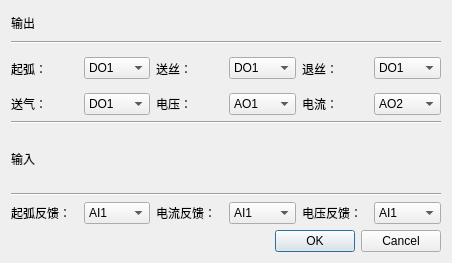
<?xml version="1.0" encoding="UTF-8"?>
<ui version="4.0">
 <class>WeldIOSetDlg</class>
 <widget class="QDialog" name="WeldIOSetDlg">
  <property name="geometry">
   <rect>
    <x>0</x>
    <y>0</y>
    <width>452</width>
    <height>263</height>
   </rect>
  </property>
  <property name="windowTitle">
   <string>焊机IO配置</string>
  </property>
  <layout class="QVBoxLayout" name="verticalLayout_4">
   <item>
    <layout class="QVBoxLayout" name="verticalLayout_3">
     <item>
      <layout class="QVBoxLayout" name="verticalLayout">
       <item>
        <widget class="QLabel" name="label">
         <property name="styleSheet">
          <string notr="true">font: 25 12pt &quot;Adobe 宋体 Std L&quot;;</string>
         </property>
         <property name="text">
          <string>输出</string>
         </property>
        </widget>
       </item>
       <item>
        <widget class="Line" name="line_2">
         <property name="orientation">
          <enum>Qt::Horizontal</enum>
         </property>
        </widget>
       </item>
       <item>
        <layout class="QHBoxLayout" name="horizontalLayout">
         <item>
          <widget class="QLabel" name="label_2">
           <property name="minimumSize">
            <size>
             <width>57</width>
             <height>37</height>
            </size>
           </property>
           <property name="text">
            <string>起弧：</string>
           </property>
          </widget>
         </item>
         <item>
          <widget class="QComboBox" name="comboBox_Out_qihu">
           <item>
            <property name="text">
             <string>DO1</string>
            </property>
           </item>
           <item>
            <property name="text">
             <string>DO2</string>
            </property>
           </item>
           <item>
            <property name="text">
             <string>DO3</string>
            </property>
           </item>
           <item>
            <property name="text">
             <string>DO4</string>
            </property>
           </item>
           <item>
            <property name="text">
             <string>DO5</string>
            </property>
           </item>
           <item>
            <property name="text">
             <string>DO6</string>
            </property>
           </item>
           <item>
            <property name="text">
             <string>DO7</string>
            </property>
           </item>
           <item>
            <property name="text">
             <string>DO8</string>
            </property>
           </item>
          </widget>
         </item>
         <item>
          <widget class="QLabel" name="label_3">
           <property name="text">
            <string>送丝：</string>
           </property>
          </widget>
         </item>
         <item>
          <widget class="QComboBox" name="comboBox_Out_songsi">
           <item>
            <property name="text">
             <string>DO1</string>
            </property>
           </item>
           <item>
            <property name="text">
             <string>DO2</string>
            </property>
           </item>
           <item>
            <property name="text">
             <string>DO3</string>
            </property>
           </item>
           <item>
            <property name="text">
             <string>DO4</string>
            </property>
           </item>
           <item>
            <property name="text">
             <string>DO5</string>
            </property>
           </item>
           <item>
            <property name="text">
             <string>DO6</string>
            </property>
           </item>
           <item>
            <property name="text">
             <string>DO7</string>
            </property>
           </item>
           <item>
            <property name="text">
             <string>DO8</string>
            </property>
           </item>
          </widget>
         </item>
         <item>
          <widget class="QLabel" name="label_4">
           <property name="text">
            <string>退丝：</string>
           </property>
          </widget>
         </item>
         <item>
          <widget class="QComboBox" name="comboBox_Out_tuisi">
           <item>
            <property name="text">
             <string>DO1</string>
            </property>
           </item>
           <item>
            <property name="text">
             <string>DO2</string>
            </property>
           </item>
           <item>
            <property name="text">
             <string>DO3</string>
            </property>
           </item>
           <item>
            <property name="text">
             <string>DO4</string>
            </property>
           </item>
           <item>
            <property name="text">
             <string>DO5</string>
            </property>
           </item>
           <item>
            <property name="text">
             <string>DO6</string>
            </property>
           </item>
           <item>
            <property name="text">
             <string>DO7</string>
            </property>
           </item>
           <item>
            <property name="text">
             <string>DO8</string>
            </property>
           </item>
          </widget>
         </item>
        </layout>
       </item>
       <item>
        <layout class="QHBoxLayout" name="horizontalLayout_2">
         <item>
          <widget class="QLabel" name="label_5">
           <property name="text">
            <string>送气：</string>
           </property>
          </widget>
         </item>
         <item>
          <widget class="QComboBox" name="comboBox_Out_songqi">
           <item>
            <property name="text">
             <string>DO1</string>
            </property>
           </item>
           <item>
            <property name="text">
             <string>DO2</string>
            </property>
           </item>
           <item>
            <property name="text">
             <string>DO3</string>
            </property>
           </item>
           <item>
            <property name="text">
             <string>DO4</string>
            </property>
           </item>
           <item>
            <property name="text">
             <string>DO5</string>
            </property>
           </item>
           <item>
            <property name="text">
             <string>DO6</string>
            </property>
           </item>
           <item>
            <property name="text">
             <string>DO7</string>
            </property>
           </item>
           <item>
            <property name="text">
             <string>DO8</string>
            </property>
           </item>
          </widget>
         </item>
         <item>
          <widget class="QLabel" name="label_6">
           <property name="text">
            <string>电压：</string>
           </property>
          </widget>
         </item>
         <item>
          <widget class="QComboBox" name="comboBox_Out_dianya">
           <item>
            <property name="text">
             <string>AO1</string>
            </property>
           </item>
           <item>
            <property name="text">
             <string>AO2</string>
            </property>
           </item>
           <item>
            <property name="text">
             <string>DO0</string>
            </property>
           </item>
           <item>
            <property name="text">
             <string>DO1</string>
            </property>
           </item>
           <item>
            <property name="text">
             <string>DO2</string>
            </property>
           </item>
           <item>
            <property name="text">
             <string>DO3</string>
            </property>
           </item>
           <item>
            <property name="text">
             <string>DO4</string>
            </property>
           </item>
           <item>
            <property name="text">
             <string>DO5</string>
            </property>
           </item>
           <item>
            <property name="text">
             <string>DO6</string>
            </property>
           </item>
           <item>
            <property name="text">
             <string>DO7</string>
            </property>
           </item>
           <item>
            <property name="text">
             <string/>
            </property>
           </item>
          </widget>
         </item>
         <item>
          <widget class="QLabel" name="label_7">
           <property name="text">
            <string>电流：</string>
           </property>
          </widget>
         </item>
         <item>
          <widget class="QComboBox" name="comboBox_Out_dianliu">
           <item>
            <property name="text">
             <string>AO2</string>
            </property>
           </item>
           <item>
            <property name="text">
             <string>AO1</string>
            </property>
           </item>
           <item>
            <property name="text">
             <string>DO0</string>
            </property>
           </item>
           <item>
            <property name="text">
             <string>DO1</string>
            </property>
           </item>
           <item>
            <property name="text">
             <string>DO2</string>
            </property>
           </item>
           <item>
            <property name="text">
             <string>DO3</string>
            </property>
           </item>
           <item>
            <property name="text">
             <string>DO4</string>
            </property>
           </item>
           <item>
            <property name="text">
             <string>DO5</string>
            </property>
           </item>
           <item>
            <property name="text">
             <string>DO6</string>
            </property>
           </item>
           <item>
            <property name="text">
             <string>DO7</string>
            </property>
           </item>
          </widget>
         </item>
        </layout>
       </item>
      </layout>
     </item>
     <item>
      <layout class="QVBoxLayout" name="verticalLayout_2">
       <item>
        <widget class="Line" name="line">
         <property name="orientation">
          <enum>Qt::Horizontal</enum>
         </property>
        </widget>
       </item>
       <item>
        <widget class="QLabel" name="label_8">
         <property name="sizePolicy">
          <sizepolicy hsizetype="Preferred" vsizetype="Minimum">
           <horstretch>0</horstretch>
           <verstretch>0</verstretch>
          </sizepolicy>
         </property>
         <property name="styleSheet">
          <string notr="true">font: 25 12pt &quot;Adobe 宋体 Std L&quot;;</string>
         </property>
         <property name="text">
          <string>输入</string>
         </property>
        </widget>
       </item>
       <item>
        <widget class="Line" name="line_3">
         <property name="orientation">
          <enum>Qt::Horizontal</enum>
         </property>
        </widget>
       </item>
       <item>
        <layout class="QHBoxLayout" name="horizontalLayout_3">
         <item>
          <widget class="QLabel" name="label_9">
           <property name="text">
            <string>起弧反馈：</string>
           </property>
          </widget>
         </item>
         <item>
          <widget class="QComboBox" name="comboBox_In_qihufankui">
           <item>
            <property name="text">
             <string>AI1</string>
            </property>
           </item>
           <item>
            <property name="text">
             <string>AI2</string>
            </property>
           </item>
           <item>
            <property name="text">
             <string>AI3</string>
            </property>
           </item>
           <item>
            <property name="text">
             <string>AI4</string>
            </property>
           </item>
           <item>
            <property name="text">
             <string>AI5</string>
            </property>
           </item>
           <item>
            <property name="text">
             <string>AI6</string>
            </property>
           </item>
           <item>
            <property name="text">
             <string>AI7</string>
            </property>
           </item>
           <item>
            <property name="text">
             <string>AI8</string>
            </property>
           </item>
          </widget>
         </item>
         <item>
          <widget class="QLabel" name="label_10">
           <property name="text">
            <string>电流反馈：</string>
           </property>
          </widget>
         </item>
         <item>
          <widget class="QComboBox" name="comboBox_in_dianliufankui">
           <item>
            <property name="text">
             <string>AI1</string>
            </property>
           </item>
           <item>
            <property name="text">
             <string>AI2</string>
            </property>
           </item>
           <item>
            <property name="text">
             <string>AI3</string>
            </property>
           </item>
           <item>
            <property name="text">
             <string>AI4</string>
            </property>
           </item>
           <item>
            <property name="text">
             <string>AI5</string>
            </property>
           </item>
           <item>
            <property name="text">
             <string>AI6</string>
            </property>
           </item>
           <item>
            <property name="text">
             <string>AI7</string>
            </property>
           </item>
           <item>
            <property name="text">
             <string>AI8</string>
            </property>
           </item>
          </widget>
         </item>
         <item>
          <widget class="QLabel" name="label_11">
           <property name="text">
            <string>电压反馈：</string>
           </property>
          </widget>
         </item>
         <item>
          <widget class="QComboBox" name="comboBox_In_dianyafankui">
           <item>
            <property name="text">
             <string>AI1</string>
            </property>
           </item>
           <item>
            <property name="text">
             <string>AI2</string>
            </property>
           </item>
           <item>
            <property name="text">
             <string>AI3</string>
            </property>
           </item>
           <item>
            <property name="text">
             <string>AI4</string>
            </property>
           </item>
           <item>
            <property name="text">
             <string>AI5</string>
            </property>
           </item>
           <item>
            <property name="text">
             <string>AI6</string>
            </property>
           </item>
           <item>
            <property name="text">
             <string>AI7</string>
            </property>
           </item>
           <item>
            <property name="text">
             <string>AI8</string>
            </property>
           </item>
          </widget>
         </item>
        </layout>
       </item>
      </layout>
     </item>
    </layout>
   </item>
   <item>
    <widget class="QDialogButtonBox" name="buttonBox">
     <property name="orientation">
      <enum>Qt::Horizontal</enum>
     </property>
     <property name="standardButtons">
      <set>QDialogButtonBox::Cancel|QDialogButtonBox::Ok</set>
     </property>
    </widget>
   </item>
  </layout>
 </widget>
 <resources/>
 <connections>
  <connection>
   <sender>buttonBox</sender>
   <signal>accepted()</signal>
   <receiver>WeldIOSetDlg</receiver>
   <slot>accept()</slot>
   <hints>
    <hint type="sourcelabel">
     <x>248</x>
     <y>254</y>
    </hint>
    <hint type="destinationlabel">
     <x>157</x>
     <y>274</y>
    </hint>
   </hints>
  </connection>
  <connection>
   <sender>buttonBox</sender>
   <signal>rejected()</signal>
   <receiver>WeldIOSetDlg</receiver>
   <slot>reject()</slot>
   <hints>
    <hint type="sourcelabel">
     <x>316</x>
     <y>260</y>
    </hint>
    <hint type="destinationlabel">
     <x>286</x>
     <y>274</y>
    </hint>
   </hints>
  </connection>
 </connections>
</ui>
